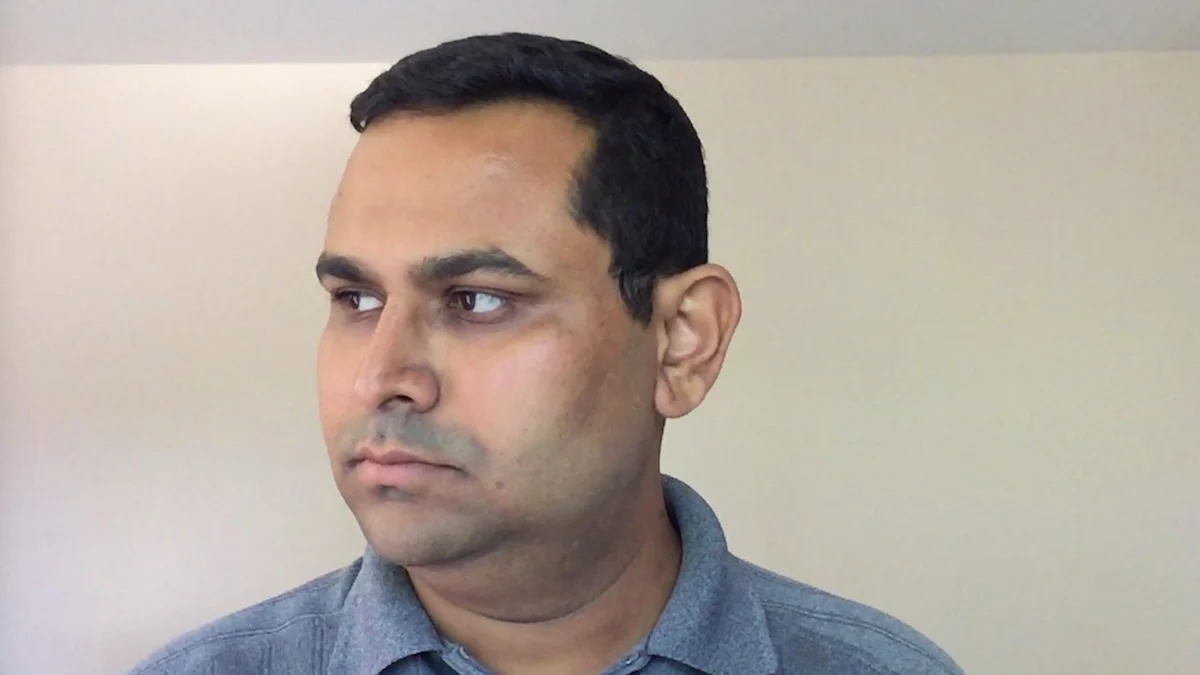
#> input picture face_recognition/headPose.jpg, 1200 x 675 px
$ python -i util.py   (imports and definitions only)
#> lines starting #> are read from the running program, lines starting #| are printed output that depends on the picture; after the words box and inside, x2 and y2 are one past the last pixel; in counts of white or black regions, pixels touching at a corner belong together
#> further down, picture is the input picture: shape (675, 1200, 3); mean B, G, R 159.5, 168.5, 179
import cv2
import numpy as np
from fer import FER

#get dominant emotion from captured img
def getDominantEmotion(img, emo_detector):
    try:
        dominant_emotion, emotion_score = emo_detector.top_emotion(img)
        captured_emotions = emo_detector.detect_emotions(img)[0]["emotions"]
        captured_emotions_list = sorted(captured_emotions, key = captured_emotions.get, reverse = True)
        print(captured_emotions)
    except Exception as e:
        print(e)
        dominant_emotion = ""
        captured_emotions = ""
        captured_emotions_list = []

    return dominant_emotion, captured_emotions, captured_emotions_list

#get eye image
def getEyeImage(img, minX, minY, maxX, maxY):
    return img[minY : maxY, minX : maxX]


#get eyeball
def blob_process(img, threshold):
    img = cv2.cvtColor(img, cv2.COLOR_BGR2GRAY)
    kernel = np.ones((3,3), np.uint8)
    img = cv2.bilateralFilter(img, 10, 15, 15)
    img = cv2.erode(img, kernel, iterations=3)
    _, img = cv2.threshold(img, threshold, 255, cv2.THRESH_BINARY_INV)
    contours, hierarchy  = cv2.findContours(img, cv2.RETR_EXTERNAL, cv2.CHAIN_APPROX_SIMPLE)
    contours  = sorted(contours, key = cv2.contourArea, reverse = True)
    return img, contours

#get eye ratio
def eyeRatio(face, detector):
    return (detector.findDistance(face[158], face[22])[0] + detector.findDistance(face[160], face[24])[0]) / detector.findDistance(face[130], face[243])[0] / 2 * 100

#calibrate the best threshold
def calibration(img):

    img = cv2.cvtColor(img, cv2.COLOR_BGR2GRAY)
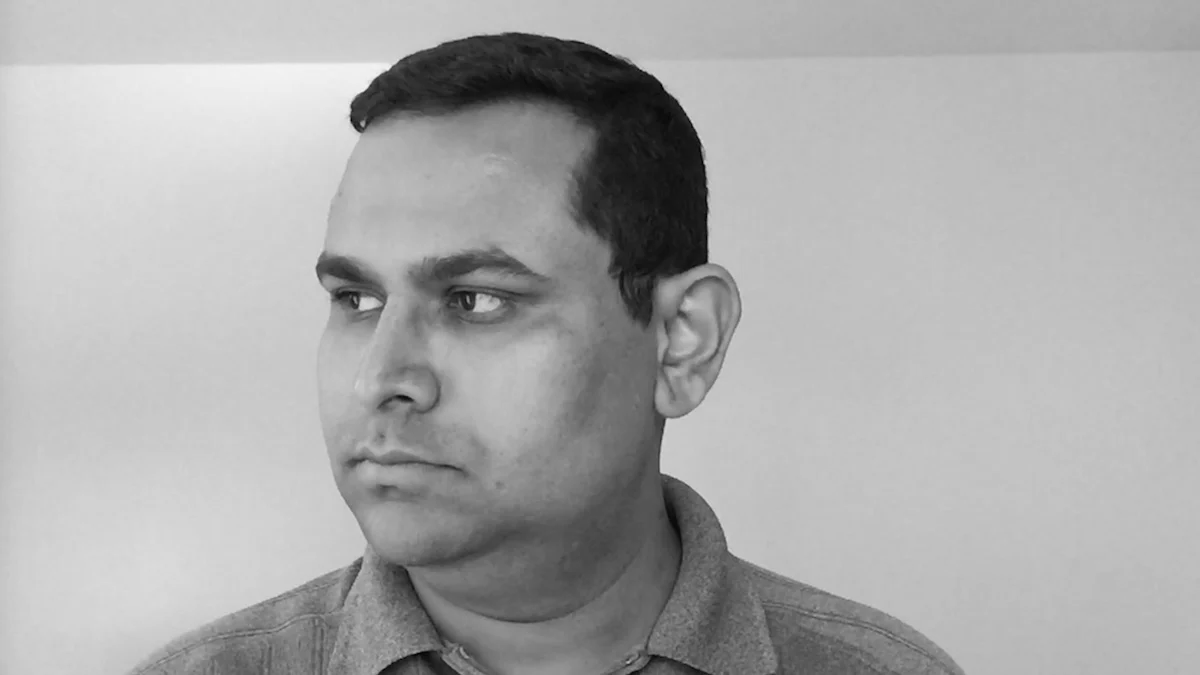
#> img: shape (675, 1200); min 0, max 245, mean 170.6
    kernel = np.ones((3,3), np.uint8)
    img = cv2.bilateralFilter(img, 10, 15, 15)
    img = cv2.erode(img, kernel, iterations=3)
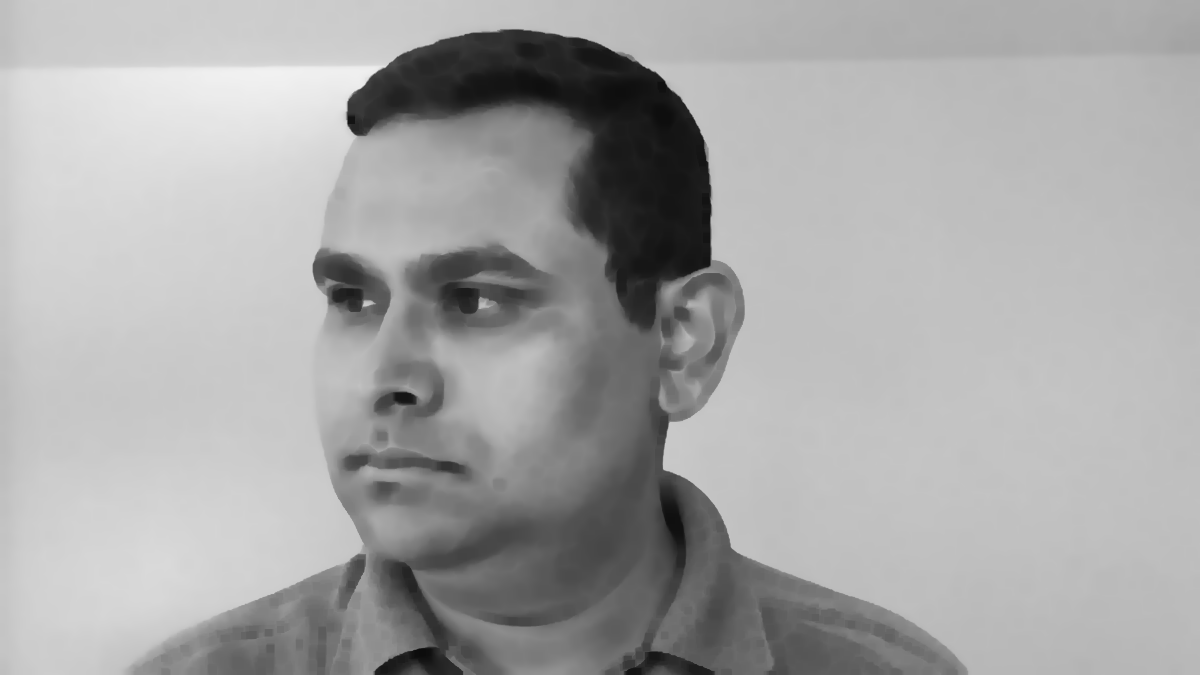
#> img: shape (675, 1200); min 12, max 241, mean 167

    threshold_window = []

    #return the threshold that matches the best with the true pupil pixel ratio
    for i in range(20, 70, 5):
        _, new_img = cv2.threshold(img, i, 255, cv2.THRESH_BINARY_INV)
        contours, _  = cv2.findContours(new_img, cv2.RETR_EXTERNAL, cv2.CHAIN_APPROX_SIMPLE)
        contours  = sorted(contours, key = cv2.contourArea, reverse = True)
        if len(contours) > 0:
            threshold_window.append(abs(cv2.contourArea(contours[0]) - 18000))
        else:
            threshold_window.append(18000)
#> this loop made 10 passes
#> pass 1, in calibration, `_, new_img = cv2.threshold(img, i, 255, cv2.THRESH_BINARY_INV)`:
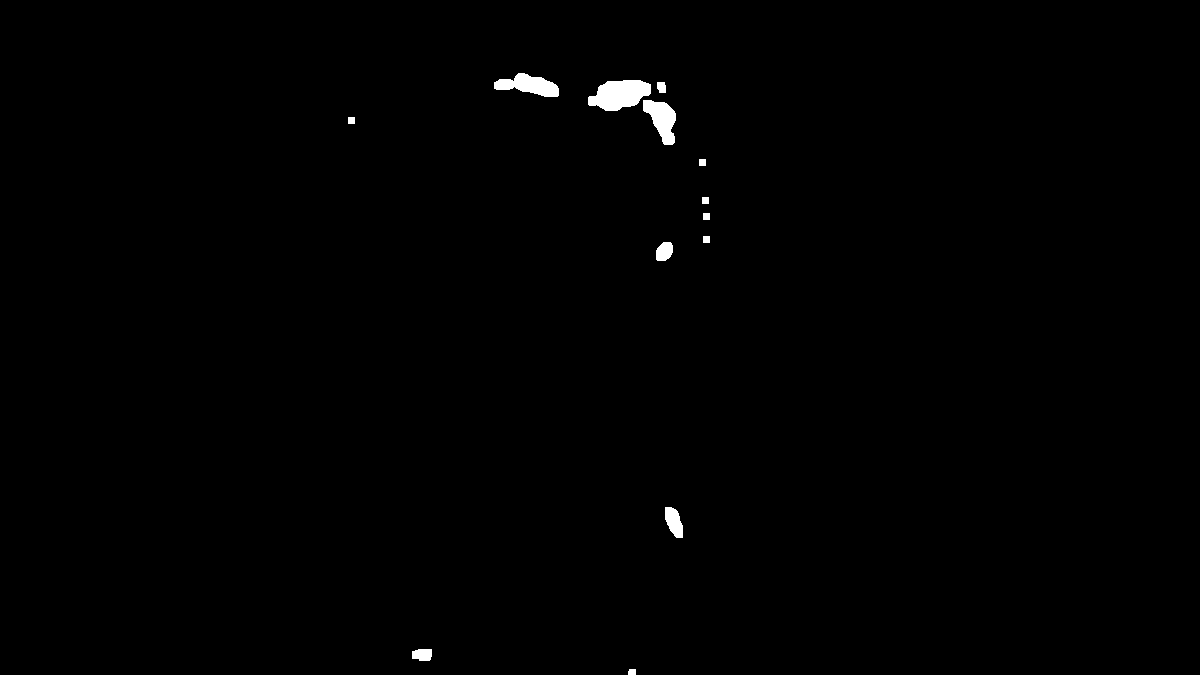
#> new_img: shape (675, 1200); 0.55% white; 13 white regions, largest, box (x1, y1, x2, y2) and area: (588, 80, 651, 111) 1382, (494, 73, 559, 97) 920, (643, 100, 676, 145) 880
#> pass 3, in calibration, `_, new_img = cv2.threshold(img, i, 255, cv2.THRESH_BINARY_INV)`:
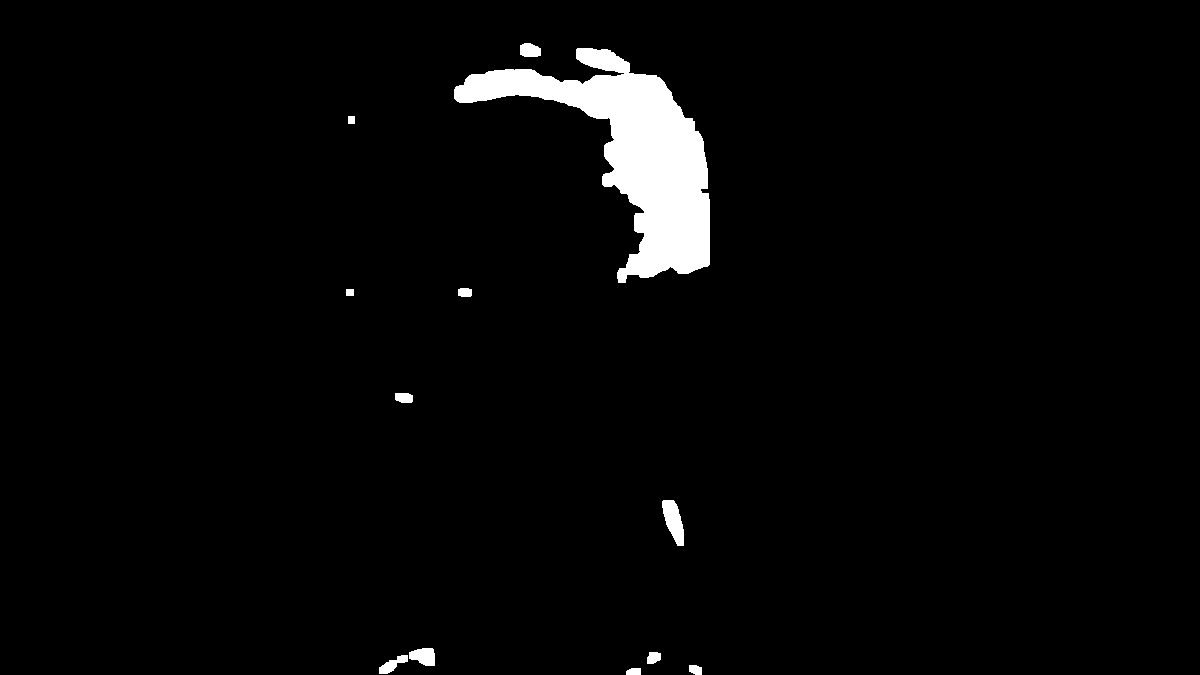
#> new_img: shape (675, 1200); 2.9% white; 12 white regions, largest, box (x1, y1, x2, y2) and area: (454, 48, 710, 283) 21271, (662, 500, 684, 546) 632, (409, 648, 435, 666) 361
#> after the loop:
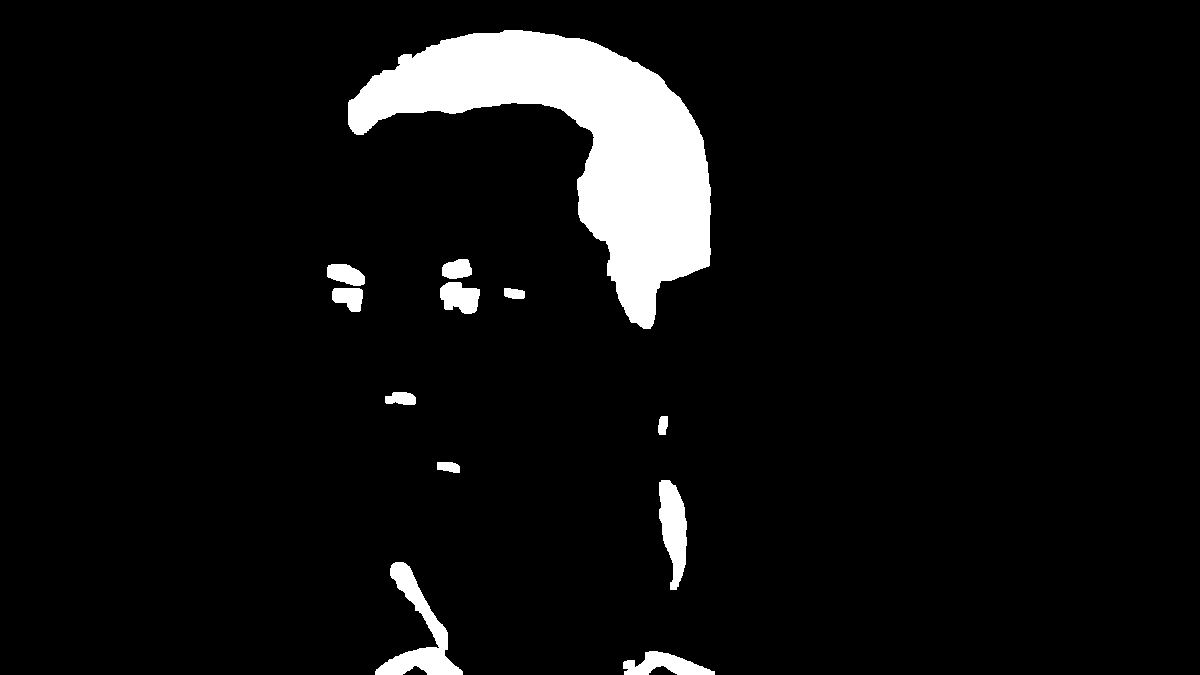
#> new_img: shape (675, 1200); 6.3% white; 12 white regions, largest, box (x1, y1, x2, y2) and area: (348, 30, 711, 329) 41360, (375, 562, 463, 675) 3007, (659, 480, 687, 590) 2024
#> after the loop, threshold_window = [16693, 4631.5, 2756, 6834.5, 11090.5, 15843, 19004.5, 20654.5, 21958.5, 22794.5]
    return threshold_window.index(min(threshold_window)) * 5 + 20

>>> import cv2
>>> picture = cv2.imread('headPose.jpg')
>>> result = calibration(picture)
#> result = 30
